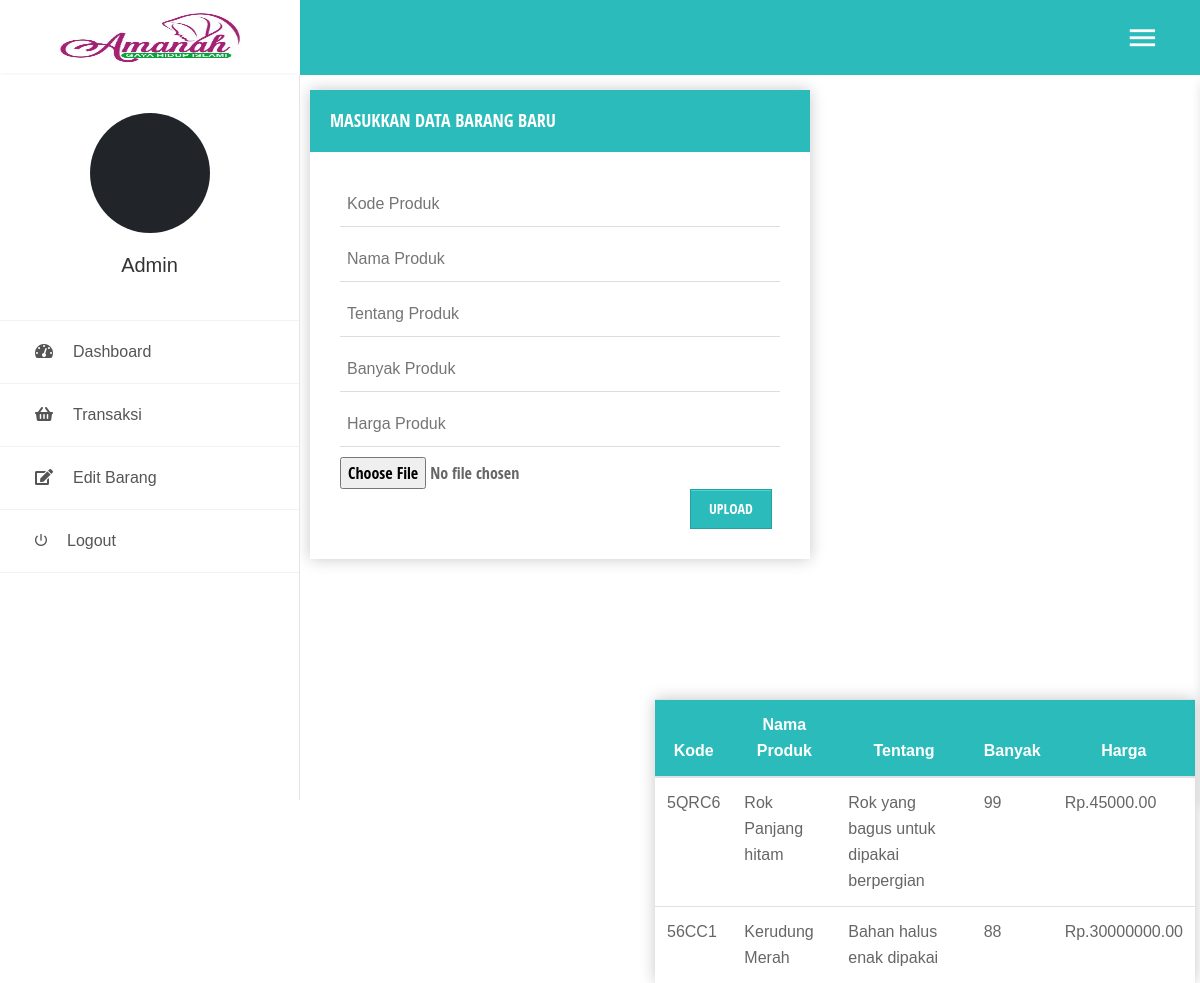
The page /admininsert.php (signed in) on the database its author committed.
### tables this page shows
CREATE TABLE `products` (
  `id` int(11) NOT NULL,
  `product_code` varchar(60) NOT NULL,
  `product_name` varchar(60) NOT NULL,
  `product_desc` tinytext NOT NULL,
  `product_img_name` varchar(60) NOT NULL,
  `qty` int(5) NOT NULL,
  `price` decimal(10,2) NOT NULL
);

### backend/config.php (called while the page is built, shortened)
<?php
  $currency = 'Rp.';
?>

### admininsert.php (the view, shortened to what this page needs)
<?php
include 'backend/config.php';
?>
<?php
  require_once('backend/init.php');
 ?>
<!DOCTYPE html>
<html>
<head>
    <link href="css/font-face.css" rel="stylesheet" media="all">
    <link href="vendor/font-awesome-4.7/css/font-awesome.min.css" rel="stylesheet" media="all">
    <link href="vendor/font-awesome-5/css/fontawesome-all.min.css" rel="stylesheet" media="all">
    <link href="vendor/mdi-font/css/material-design-iconic-font.min.css" rel="stylesheet" media="all">
    <link rel="stylesheet" href="css/ind_admin.css" />
    <link href="vendor/bootstrap-4.1/bootstrap.min.css" rel="stylesheet" media="all">
    <link href="vendor/animsition/animsition.min.css" rel="stylesheet" media="all">
    <link href="vendor/bootstrap-progressbar/bootstrap-progressbar-3.3.4.min.css" rel="stylesheet" media="all">
    <link href="vendor/wow/animate.css" rel="stylesheet" media="all">
    <link href="vendor/css-hamburgers/hamburgers.min.css" rel="stylesheet" media="all">
    <link href="vendor/slick/slick.css" rel="stylesheet" media="all">
    <link href="vendor/select2/select2.min.css" rel="stylesheet" media="all">
    <link href="vendor/perfect-scrollbar/perfect-scrollbar.css" rel="stylesheet" media="all">
    <link href="vendor/vector-map/jqvmap.min.css" rel="stylesheet" media="all">
    <link rel="stylesheet" href="css/sweet-alert.css">
    <link href="css/theme.css" rel="stylesheet" media="all">
    <link rel="stylesheet" href="https://cdn.datatables.net/1.10.19/css/dataTables.bootstrap4.min.css">
</head>
<body class="animsition">
	<div class="page-wrapper">
		<aside class="menu-sidebar2">
      <div class="logo"  style="background-color:white;border:2px;border-style:solid;border-color:white;border-bottom-color:#F9F9F9;">
                <a href="#">
                    <img src="images/logo1.jpg" style="width:500px;height:50px;"alt="LOGO" />
                </a>
            </div>
            <div class="menu-sidebar2__content js-scrollbar1">
                <div class="account2">
                    <div class="image img-cir img-120"  style="background-color:#212529;">
                    </div>
                    <h4 class="name"><?php echo $_SESSION['fname']; ?></h4>
                </div>
                <nav class="navbar-sidebar2">
                    <ul class="list-unstyled navbar__list">
                        <li>
                            <a href="?page">
                            <i class="fas fa-tachometer-alt"></i>Dashboard</a>
                        </li>
                        <li>
                            <a href="transaksiadmin.php">
                            <i class="fas fa-shopping-basket"></i>Transaksi</a>
                        </li>
                        <li>
                            <a href="admin.php">
                            <i class="fas fa-edit"></i>Edit Barang</a>
                        </li>
                        <li>
                            <a href="logout.php">
                            <i class="zmdi zmdi-power"></i>Logout</a>
                        </li>
                    </ul>
                </nav>
            </div>
		</aside>
		<div class="page-container2">
			<header class="header-desktop2 hd"  style="background-color:#2CBBBB">
                <div class="section__content section__content--p30">
                    <div class="container-fluid">
                        <div class="header-wrap2">
                                <div class="header-button-item mr-0 js-sidebar-btn">
                                    <i class="zmdi zmdi-menu"></i>
                                </div>
                            </div>
                        </div>
                    </div>
                </div>
             <div class="inputdata" style="margin-top:90px;margin-left:310px;">
               <h2>Masukkan data barang baru</h2>
               <form method="POST" action="" enctype="multipart/form-data">
                   <input type="text" id="right-label" placeholder="Kode Produk" name="product_code" class="form__field">
                   <input type="text" id="right-label" placeholder="Nama Produk" name="product_name" class="form__field">
                   <input type="text" id="right-label" placeholder="Tentang Produk" name="product_desc" class="form__field">
                   <input type="text" id="right-label" placeholder="Banyak Produk" name="qty"class="form__field">
                   <input type="text" id="right-label" placeholder="Harga Produk" name="price"class="form__field">
                   <input type="file" id="right-label" name="file">
                 <button style="margin-left:350px;" name="submit" class="uplod">Upload</button>
             </form>
            </div>
            <div class="formtabel">
              <table class="table">
                  <thead class="thead2">
                    <tr>
                      <th scope="col">Kode</th>
                      <th scope="col">Nama Produk</th>
                      <th scope="col">Tentang</th>
                      <th scope="col">Banyak</th>
                      <th scope="col">Harga</th>
                    </tr>
                  </thead>
                  <tbody>
                    <?php
                      $result = $mysqli->query('SELECT * FROM products');
                      if($result){
                        while($obj = $result->fetch_object()) {
                          echo "<tr>
                                  <td>".$obj->product_code."</td>
                                  <td>".$obj->product_name."</td>
                                  <td>".$obj->product_desc."</td>
                                  <td>".$obj->qty."</td>
                                  <td>".$currency.$obj->price."</td>
                                  </tr>";
                        }
                      }
                      ?>
                  </tbody>
                  </table>
            </div>
		</div>
</body>
</html>

### css/ind_admin.css (style rules this page uses)
.inputdata { font-family: 'Open Sans Condensed', arial, sans; float: left; width: 500px; padding: 30px; background: #FFFFFF; margin: 50px auto; box-shadow: 0px 0px 15px rgba(0, 0, 0, 0.22); -moz-box-shadow: 0px 0px 15px rgba(0, 0, 0, 0.22); -webkit-box-shadow: 0px 0px 15px rgba(0, 0, 0, 0.22); }
.inputdata h2 { background-color: #2CBBBB; text-transform: uppercase; font-family: 'Open Sans Condensed', sans-serif; color: white; font-size: 18px; font-weight: 100; padding: 20px; margin: -30px -30px 30px -30px; }
.form__field { box-sizing: border-box; -webkit-box-sizing: border-box; -moz-box-sizing: border-box; outline: none; display: block; width: 100%; padding: 7px; border: none; border-bottom: 1px solid #ddd; background: transparent; margin-bottom: 10px; font: 16px Arial, Helvetica, sans-serif; height: 45px; }
.inputdata button { -moz-box-shadow: inset 0px 1px 0px 0px #45D6D6; -webkit-box-shadow: inset 0px 1px 0px 0px #45D6D6; box-shadow: inset 0px 1px 0px 0px #45D6D6; background-color: #2CBBBB; border: 1px solid #27A0A0; display: inline-block; cursor: pointer; color: #FFFFFF; font-family: 'Open Sans Condensed', sans-serif; font-size: 14px; padding: 8px 18px; text-decoration: none; text-transform: uppercase; }
.formtabel { margin-top: 90px; width:45%; height: auto; float: right; margin-right: 5px; background: #FFFFFF; box-shadow: 0px 0px 15px rgba(0, 0, 0, 0.22); -moz-box-shadow: 0px 0px 15px rgba(0, 0, 0, 0.22); -webkit-box-shadow: 0px 0px 15px rgba(0, 0, 0, 0.22); }
.thead2 { background-color:#2CBBBB; color: white; }
.thead2 th { text-align: center; }

### rows shown on the page
products: product_code "5QRC6", product_name "Rok Panjang hitam", product_desc "Rok yang bagus untuk dipakai berpergian", qty "99", price "45000.00"
products: product_code "56CC1", product_name "Kerudung Merah", product_desc "Bahan halus enak dipakai", qty "88", price "30000000.00"

### other values the page prints
$_SESSION['fname'] "Admin"
